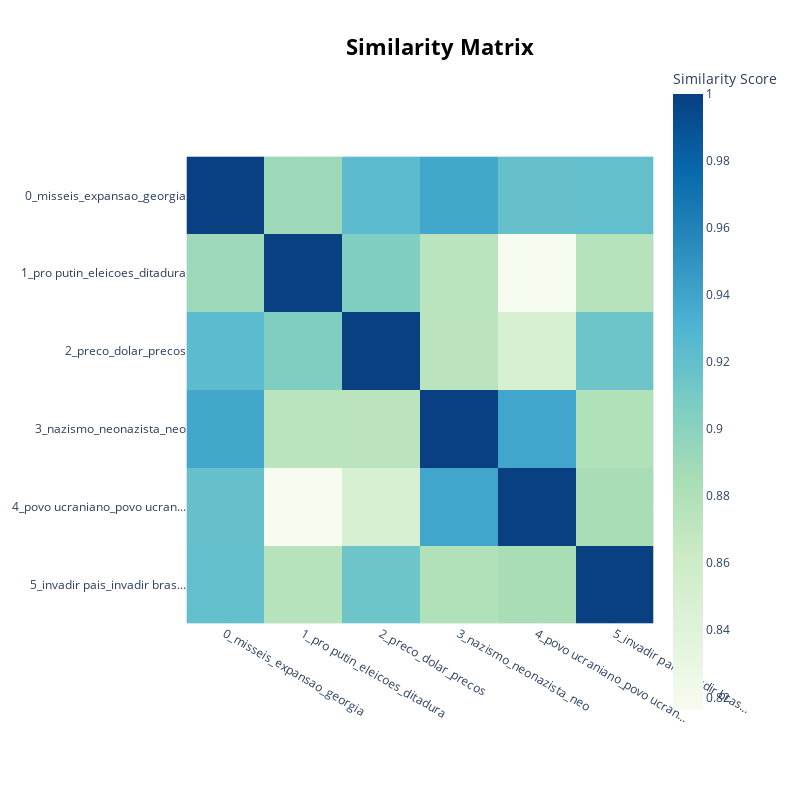

The code cell stored with this chart in its notebook:
### Code cell
topic_model.visualize_heatmap()

### Figure 1 — Plotly figure (JSON) as saved in the notebook; plotly's stock layout.template omitted (floating-point values rounded to 4 significant figures)
{"data": [{"coloraxis": "coloraxis", "hovertemplate": "x: %{x}<br>y: %{y}<br>Similarity Score: %{z}<extra></extra>", "name": "0", "type": "heatmap", "x": ["0_misseis_expansao_georgia", "1_pro putin_eleicoes_ditadura", "2_preco_dolar_precos", "3_nazismo_neonazista_neo", "4_povo ucraniano_povo ucran...", "5_invadir pais_invadir bras..."], "xaxis": "x", "y": ["0_misseis_expansao_georgia", "1_pro putin_eleicoes_ditadura", "2_preco_dolar_precos", "3_nazismo_neonazista_neo", "4_povo ucraniano_povo ucran...", "5_invadir pais_invadir bras..."], "yaxis": "y", "z": [[1.0, 0.8909, 0.9241, 0.9383, 0.9192, 0.9198], [0.8909, 1.0, 0.9058, 0.8737, 0.8162, 0.8757], [0.9241, 0.9058, 1.0, 0.8729, 0.849, 0.9153], [0.9383, 0.8737, 0.8729, 1.0, 0.939, 0.8793], [0.9192, 0.8162, 0.849, 0.939, 1.0, 0.885], [0.9198, 0.8757, 0.9153, 0.8793, 0.885, 1.0]]}], "layout": {"coloraxis": {"colorbar": {"title": {"text": "Similarity Score"}}, "colorscale": [[0, "rgb(247,252,240)"], [0.125, "rgb(224,243,219)"], [0.25, "rgb(204,235,197)"], [0.375, "rgb(168,221,181)"], [0.5, "rgb(123,204,196)"], [0.625, "rgb(78,179,211)"], [0.75, "rgb(43,140,190)"], [0.875, "rgb(8,104,172)"], [1, "rgb(8,64,129)"]]}, "height": 800, "hoverlabel": {"bgcolor": "white", "font": {"family": "Rockwell", "size": 16}}, "legend": {"title": {"text": "Trend"}}, "margin": {"t": 60}, "showlegend": true, "title": {"font": {"color": "Black", "size": 22}, "text": "<b>Similarity Matrix</b>", "x": 0.55, "xanchor": "center", "y": 0.95, "yanchor": "top"}, "width": 800, "xaxis": {"anchor": "y", "constrain": "domain", "domain": [0, 1], "scaleanchor": "y"}, "yaxis": {"anchor": "x", "autorange": "reversed", "constrain": "domain", "domain": [0, 1]}}}
